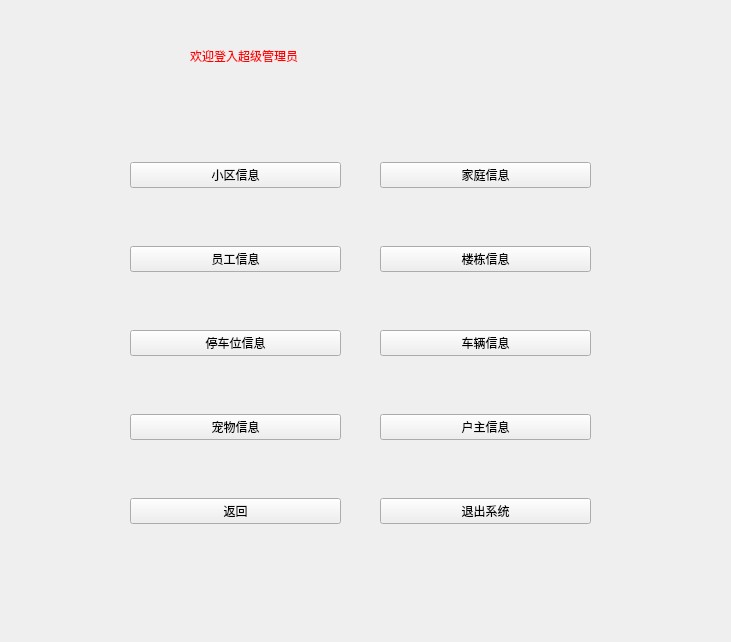
<?xml version="1.0" encoding="UTF-8"?>
<ui version="4.0">
 <class>Form</class>
 <widget class="QWidget" name="Form">
  <property name="geometry">
   <rect>
    <x>0</x>
    <y>0</y>
    <width>731</width>
    <height>642</height>
   </rect>
  </property>
  <property name="minimumSize">
   <size>
    <width>731</width>
    <height>642</height>
   </size>
  </property>
  <property name="maximumSize">
   <size>
    <width>731</width>
    <height>642</height>
   </size>
  </property>
  <property name="windowTitle">
   <string>超级管理员</string>
  </property>
  <property name="windowIcon">
   <iconset theme="D:\python_projects\DataBase\image\logo.png">
    <normaloff>C:/Users/万强/.designer/backup</normaloff>C:/Users/万强/.designer/backup</iconset>
  </property>
  <property name="windowOpacity">
   <double>1.000000000000000</double>
  </property>
  <property name="styleSheet">
   <string notr="true">#Form{border-image: url(:/background/background1.jpg);}</string>
  </property>
  <widget class="QLabel" name="label">
   <property name="geometry">
    <rect>
     <x>190</x>
     <y>30</y>
     <width>371</width>
     <height>51</height>
    </rect>
   </property>
   <property name="styleSheet">
    <string notr="true">font: 18pt &quot;Arial&quot;;
color: rgb(255, 0, 0);
font: 24pt &quot;Arial&quot;;</string>
   </property>
   <property name="text">
    <string>欢迎登入超级管理员</string>
   </property>
  </widget>
  <widget class="QWidget" name="">
   <property name="geometry">
    <rect>
     <x>380</x>
     <y>110</y>
     <width>211</width>
     <height>471</height>
    </rect>
   </property>
   <layout class="QVBoxLayout" name="verticalLayout_2">
    <item>
     <widget class="QPushButton" name="pushButton_2">
      <property name="styleSheet">
       <string notr="true">font: 16pt &quot;Arial&quot;;</string>
      </property>
      <property name="text">
       <string>家庭信息</string>
      </property>
     </widget>
    </item>
    <item>
     <widget class="QPushButton" name="pushButton_4">
      <property name="styleSheet">
       <string notr="true">font: 16pt &quot;Arial&quot;;</string>
      </property>
      <property name="text">
       <string>楼栋信息</string>
      </property>
     </widget>
    </item>
    <item>
     <widget class="QPushButton" name="pushButton_6">
      <property name="styleSheet">
       <string notr="true">font: 16pt &quot;Arial&quot;;</string>
      </property>
      <property name="text">
       <string>车辆信息</string>
      </property>
     </widget>
    </item>
    <item>
     <widget class="QPushButton" name="pushButton_8">
      <property name="styleSheet">
       <string notr="true">font: 16pt &quot;Arial&quot;;</string>
      </property>
      <property name="text">
       <string>户主信息</string>
      </property>
     </widget>
    </item>
    <item>
     <widget class="QPushButton" name="pushButton_10">
      <property name="styleSheet">
       <string notr="true">font: 16pt &quot;Arial&quot;;</string>
      </property>
      <property name="text">
       <string>退出系统</string>
      </property>
     </widget>
    </item>
   </layout>
  </widget>
  <widget class="QWidget" name="">
   <property name="geometry">
    <rect>
     <x>130</x>
     <y>110</y>
     <width>211</width>
     <height>471</height>
    </rect>
   </property>
   <layout class="QVBoxLayout" name="verticalLayout">
    <item>
     <widget class="QPushButton" name="pushButton">
      <property name="styleSheet">
       <string notr="true">font: 16pt &quot;Arial&quot;;</string>
      </property>
      <property name="text">
       <string>小区信息</string>
      </property>
     </widget>
    </item>
    <item>
     <widget class="QPushButton" name="pushButton_3">
      <property name="styleSheet">
       <string notr="true">font: 16pt &quot;Arial&quot;;</string>
      </property>
      <property name="text">
       <string>员工信息</string>
      </property>
     </widget>
    </item>
    <item>
     <widget class="QPushButton" name="pushButton_5">
      <property name="styleSheet">
       <string notr="true">font: 16pt &quot;Arial&quot;;</string>
      </property>
      <property name="text">
       <string>停车位信息</string>
      </property>
     </widget>
    </item>
    <item>
     <widget class="QPushButton" name="pushButton_7">
      <property name="styleSheet">
       <string notr="true">font: 16pt &quot;Arial&quot;;</string>
      </property>
      <property name="text">
       <string>宠物信息</string>
      </property>
     </widget>
    </item>
    <item>
     <widget class="QPushButton" name="pushButton_9">
      <property name="styleSheet">
       <string notr="true">font: 16pt &quot;Arial&quot;;</string>
      </property>
      <property name="text">
       <string>返回</string>
      </property>
     </widget>
    </item>
   </layout>
  </widget>
 </widget>
 <resources>
  <include location="image/super_root_inquery.qrc"/>
 </resources>
 <connections/>
</ui>
